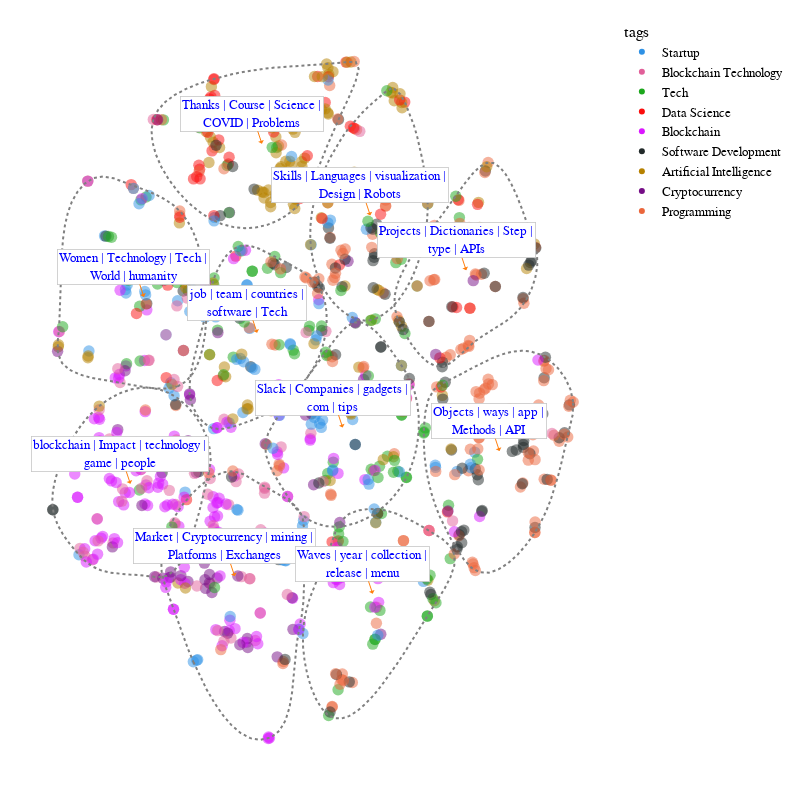

This figure's notebook cell:
### Code cell
bunka.visualize_topics(color = 'tags',
                        width=800,
                        height=800,
                        colorscale='Blues',
                        density = True,
                        label_size_ratio = 60,
                        convex_hull = True,
                        show_text = True)

### Figure 1 — Plotly figure (JSON) as saved in the notebook; plotly's stock layout.template omitted (floating-point values rounded to 4 significant figures; data arrays with more than 128 entries replaced by an {"elided": "..."} marker saying what was removed)
{"data": [{"customdata": {"elided": "1000x3x1 str values"}, "hovertemplate": "<br>%{customdata[1]}<br>tags: %{customdata[2]}", "marker": {"color": {"elided": "1000 str values"}, "opacity": 0.5, "size": 11.43}, "mode": "markers", "showlegend": false, "type": "scatter", "x": {"elided": "1000 float values"}, "y": {"elided": "1000 float values"}}, {"marker": {"color": "#2E91E5"}, "mode": "markers", "name": "Startup", "type": "scatter", "x": [null], "y": [null]}, {"marker": {"color": "#E15F99"}, "mode": "markers", "name": "Blockchain Technology", "type": "scatter", "x": [null], "y": [null]}, {"marker": {"color": "#1CA71C"}, "mode": "markers", "name": "Tech", "type": "scatter", "x": [null], "y": [null]}, {"marker": {"color": "#FB0D0D"}, "mode": "markers", "name": "Data Science", "type": "scatter", "x": [null], "y": [null]}, {"marker": {"color": "#DA16FF"}, "mode": "markers", "name": "Blockchain", "type": "scatter", "x": [null], "y": [null]}, {"marker": {"color": "#222A2A"}, "mode": "markers", "name": "Software Development", "type": "scatter", "x": [null], "y": [null]}, {"marker": {"color": "#B68100"}, "mode": "markers", "name": "Artificial Intelligence", "type": "scatter", "x": [null], "y": [null]}, {"marker": {"color": "#750D86"}, "mode": "markers", "name": "Cryptocurrency", "type": "scatter", "x": [null], "y": [null]}, {"marker": {"color": "#EB663B"}, "mode": "markers", "name": "Programming", "type": "scatter", "x": [null], "y": [null]}, {"hoverinfo": "none", "line": {"color": "grey", "dash": "dot"}, "mode": "lines", "name": "Convex Hull", "showlegend": false, "type": "scatter", "x": [-12.62, -12.4, -11.2, -9.38, -7.288, -5.284, -3.29, -0.9718, 1.648, 4.526, 7.603, 10.82, 14.1, 17.4, 20.65, 23.79, 26.76, 29.49, 31.92, 33.99, 35.66, 36.9, 37.71, 38.11, 38.08, 37.62, 36.75, 35.44, 33.73, 31.68, 29.43, 27.01, 24.47, 21.87, 19.26, 16.68, 14.18, 11.75, 9.4, 7.133, 4.943, 2.813, 0.7223, -1.35, -3.425, -5.523, -7.664, -9.823, -11.64, -12.62], "y": [-15.24, -17.99, -20.74, -23.46, -26.1, -28.61, -30.94, -32.95, -34.52, -35.6, -36.2, -36.34, -36.06, -35.37, -34.29, -32.85, -31.07, -28.97, -26.57, -23.9, -20.98, -17.89, -14.67, -11.42, -8.19, -5.061, -2.1, 0.6218, 3.065, 5.487, 8.068, 10.61, 12.86, 14.6, 15.59, 15.59, 14.5, 12.61, 10.26, 7.787, 5.451, 3.247, 1.127, -0.961, -3.066, -5.237, -7.525, -9.972, -12.56, -15.24]}, {"hoverinfo": "none", "line": {"color": "grey", "dash": "dot"}, "mode": "lines", "name": "Convex Hull", "showlegend": false, "type": "scatter", "x": [-41.58, -38.69, -36.38, -34.61, -33.33, -32.5, -32.08, -32.03, -32.31, -32.88, -33.74, -34.9, -36.38, -38.19, -40.36, -42.89, -45.74, -48.86, -52.18, -55.64, -59.17, -62.7, -66.14, -69.38, -72.32, -74.7, -76.52, -77.86, -78.8, -79.42, -79.79, -80.0, -80.12, -80.22, -80.4, -80.71, -81.18, -81.1, -79.74, -77.27, -73.96, -70.11, -66.0, -61.91, -58.12, -54.65, -51.37, -48.17, -44.91, -41.58], "y": [-0.6485, 0.6782, 2.809, 5.605, 8.925, 12.63, 16.58, 20.64, 24.67, 28.53, 32.16, 35.51, 38.54, 41.22, 43.51, 45.37, 46.88, 48.13, 49.22, 50.26, 51.32, 52.24, 52.69, 52.32, 50.85, 48.77, 46.27, 43.43, 40.28, 36.89, 33.31, 29.58, 25.78, 21.94, 18.12, 14.38, 10.79, 7.66, 5.283, 3.565, 2.367, 1.548, 0.9694, 0.4908, -0.01548, -0.5373, -0.9715, -1.213, -1.158, -0.6485]}, {"hoverinfo": "none", "line": {"color": "grey", "dash": "dot"}, "mode": "lines", "name": "Convex Hull", "showlegend": false, "type": "scatter", "x": [-36.38, -34.33, -32.03, -29.51, -26.78, -23.86, -20.78, -17.55, -14.18, -10.74, -7.922, -5.939, -4.609, -3.751, -3.185, -2.731, -2.209, -1.437, -0.5521, -0.01023, 0.2554, 0.3307, 0.3015, 0.2535, 0.2598, -0.3169, -2.362, -5.493, -9.205, -12.99, -16.48, -19.77, -23.06, -26.5, -30.04, -33.54, -36.88, -39.94, -42.6, -44.74, -46.24, -46.99, -46.85, -45.76, -44.26, -42.76, -41.3, -39.8, -38.18, -36.38], "y": [-70.65, -74.12, -77.62, -80.98, -84.06, -86.7, -88.76, -90.07, -90.5, -89.88, -88.18, -85.57, -82.27, -78.46, -74.37, -70.18, -66.11, -62.36, -58.89, -55.4, -51.85, -48.25, -44.6, -40.9, -37.16, -33.77, -31.24, -29.34, -27.75, -26.19, -24.48, -22.99, -22.2, -22.47, -23.69, -25.56, -27.94, -30.74, -33.86, -37.21, -40.71, -44.26, -47.77, -51.15, -54.45, -57.71, -60.9, -64.08, -67.31, -70.65]}, {"hoverinfo": "none", "line": {"color": "grey", "dash": "dot"}, "mode": "lines", "name": "Convex Hull", "showlegend": false, "type": "scatter", "x": [-10.65, -8.0, -5.415, -2.938, -0.6132, 1.516, 3.404, 5.007, 6.28, 7.178, 7.657, 7.644, 7.05, 5.787, 3.814, 1.516, -0.9401, -3.534, -6.243, -9.047, -11.92, -14.81, -17.66, -20.41, -22.99, -25.35, -27.39, -29.05, -30.26, -31.12, -31.81, -32.53, -33.42, -34.42, -35.44, -36.37, -37.11, -37.56, -37.62, -36.78, -35.1, -32.81, -30.15, -27.3, -24.41, -21.56, -18.77, -16.02, -13.32, -10.65], "y": [-6.839, -5.49, -3.942, -2.198, -0.263, 1.86, 4.167, 6.654, 9.318, 12.15, 15.15, 18.2, 21.11, 23.69, 25.77, 27.44, 28.83, 30.02, 31.11, 32.2, 33.35, 34.39, 35.07, 35.13, 34.33, 32.69, 30.46, 27.86, 25.13, 22.37, 19.6, 16.83, 14.07, 11.31, 8.554, 5.784, 2.993, 0.1734, -2.684, -5.47, -8.006, -10.03, -11.28, -11.54, -11.12, -10.51, -9.796, -8.966, -7.99, -6.839]}, {"hoverinfo": "none", "line": {"color": "grey", "dash": "dot"}, "mode": "lines", "name": "Convex Hull", "showlegend": false, "type": "scatter", "x": [23.75, 26.53, 29.11, 31.47, 33.6, 35.49, 37.13, 38.5, 39.59, 40.4, 40.89, 41.08, 40.94, 40.54, 39.97, 39.29, 38.49, 37.55, 36.46, 35.2, 33.77, 32.05, 29.55, 26.77, 24.13, 21.63, 19.27, 17.01, 14.83, 12.74, 10.75, 8.894, 7.207, 5.717, 4.453, 3.444, 2.72, 2.312, 2.248, 2.559, 3.256, 4.335, 5.788, 7.597, 9.732, 12.16, 14.85, 17.76, 20.79, 23.75], "y": [16.51, 17.7, 19.33, 21.36, 23.72, 26.36, 29.23, 32.27, 35.43, 38.64, 41.86, 45.02, 48.08, 51.07, 54.04, 57.03, 60.01, 62.94, 65.79, 68.53, 71.13, 73.58, 75.31, 74.01, 72.29, 70.57, 68.79, 66.9, 64.84, 62.58, 60.15, 57.57, 54.85, 52.03, 49.11, 46.14, 43.12, 40.09, 37.05, 34.04, 31.09, 28.25, 25.54, 23.04, 20.8, 18.9, 17.39, 16.36, 15.98, 16.51]}, {"hoverinfo": "none", "line": {"color": "grey", "dash": "dot"}, "mode": "lines", "name": "Convex Hull", "showlegend": false, "type": "scatter", "x": [-0.1713, -0.1126, 0.39, 1.291, 2.546, 4.109, 5.936, 7.98, 10.2, 12.56, 15.04, 17.61, 20.24, 22.91, 25.58, 28.24, 30.85, 33.39, 35.83, 38.14, 40.31, 42.31, 44.38, 46.61, 48.58, 49.84, 49.92, 48.5, 45.9, 42.73, 39.55, 36.54, 33.64, 30.75, 27.8, 24.71, 21.41, 18.05, 14.94, 12.41, 10.7, 9.426, 8.048, 6.546, 5.007, 3.519, 2.17, 1.046, 0.2369, -0.1713], "y": [-63.49, -66.93, -70.46, -73.93, -77.18, -80.06, -82.42, -84.1, -84.97, -85.06, -84.46, -83.26, -81.53, -79.39, -76.9, -74.16, -71.26, -68.29, -65.33, -62.47, -59.81, -57.39, -54.92, -52.11, -49.14, -46.21, -43.54, -41.3, -39.45, -37.86, -36.43, -35.11, -33.96, -33.02, -32.32, -31.91, -31.83, -32.19, -33.14, -34.83, -37.35, -40.3, -43.2, -46.01, -48.76, -51.51, -54.31, -57.21, -60.25, -63.49]}, {"hoverinfo": "none", "line": {"color": "grey", "dash": "dot"}, "mode": "lines", "name": "Convex Hull", "showlegend": false, "type": "scatter", "x": [89.12, 88.25, 86.5, 84.09, 81.26, 78.24, 75.13, 71.97, 68.75, 65.49, 62.2, 58.91, 55.61, 52.33, 49.08, 45.87, 43.1, 41.28, 40.25, 39.81, 39.76, 39.99, 40.49, 41.26, 42.27, 43.53, 45.01, 46.71, 48.61, 50.7, 52.99, 55.5, 58.28, 61.29, 64.43, 67.59, 70.66, 73.54, 76.12, 78.31, 80.14, 81.67, 82.96, 84.08, 85.1, 86.07, 87.08, 88.14, 88.97, 89.12], "y": [-4.617, -1.493, 1.417, 3.97, 6.024, 7.442, 8.208, 8.406, 8.124, 7.449, 6.47, 5.273, 3.947, 2.579, 1.257, 0.06145, -1.482, -4.039, -7.32, -10.96, -14.6, -18.1, -21.45, -24.67, -27.78, -30.78, -33.7, -36.53, -39.3, -42.02, -44.63, -46.73, -47.9, -48.0, -47.19, -45.63, -43.5, -40.96, -38.2, -35.36, -32.49, -29.57, -26.61, -23.6, -20.54, -17.44, -14.28, -11.06, -7.828, -4.617]}, {"hoverinfo": "none", "line": {"color": "grey", "dash": "dot"}, "mode": "lines", "name": "Convex Hull", "showlegend": false, "type": "scatter", "x": [-31.3, -30.64, -30.89, -31.92, -33.62, -35.85, -38.5, -41.43, -44.52, -47.69, -50.91, -54.13, -57.31, -60.41, -63.4, -66.23, -68.87, -71.3, -73.53, -75.58, -77.45, -79.15, -80.68, -81.95, -82.78, -83.01, -82.49, -81.21, -79.36, -77.13, -74.72, -72.29, -69.69, -66.85, -63.83, -60.69, -57.48, -54.25, -51.06, -47.97, -45.2, -42.77, -40.66, -38.82, -37.21, -35.79, -34.53, -33.39, -32.32, -31.3], "y": [-22.64, -19.67, -16.64, -13.62, -10.72, -8.035, -5.672, -3.727, -2.294, -1.395, -0.9904, -1.038, -1.496, -2.323, -3.478, -4.918, -6.602, -8.509, -10.63, -12.96, -15.49, -18.21, -21.12, -24.15, -27.21, -30.24, -33.14, -35.86, -38.41, -40.78, -42.96, -44.94, -46.44, -47.43, -48.02, -48.34, -48.49, -48.62, -48.82, -49.17, -48.8, -47.54, -45.52, -42.89, -39.8, -36.4, -32.84, -29.26, -25.81, -22.64]}, {"hoverinfo": "none", "line": {"color": "grey", "dash": "dot"}, "mode": "lines", "name": "Convex Hull", "showlegend": false, "type": "scatter", "x": [-49.61, -50.2, -49.9, -48.78, -46.97, -44.56, -41.64, -38.33, -34.73, -30.92, -27.03, -23.11, -19.25, -15.5, -11.93, -8.615, -5.611, -2.985, -0.7772, 1.099, 2.768, 4.35, 5.97, 7.749, 9.812, 12.28, 14.98, 17.22, 18.24, 17.29, 14.02, 10.45, 7.082, 3.762, 0.4526, -2.862, -6.197, -9.567, -12.99, -16.47, -20.04, -23.7, -27.47, -31.36, -35.3, -39.12, -42.63, -45.67, -48.05, -49.61], "y": [67.21, 64.49, 61.51, 58.37, 55.17, 52.03, 49.03, 46.29, 43.91, 41.99, 40.62, 39.83, 39.56, 39.78, 40.42, 41.44, 42.81, 44.46, 46.37, 48.54, 51.0, 53.76, 56.85, 60.29, 64.11, 68.32, 72.75, 76.85, 80.06, 81.8, 81.77, 81.45, 81.26, 81.1, 80.95, 80.79, 80.6, 80.37, 80.09, 79.72, 79.26, 78.68, 77.97, 77.11, 76.08, 74.85, 73.37, 71.63, 69.59, 67.21]}, {"hoverinfo": "none", "line": {"color": "grey", "dash": "dot"}, "mode": "lines", "name": "Convex Hull", "showlegend": false, "type": "scatter", "x": [43.28, 41.01, 38.63, 36.3, 34.14, 32.3, 30.92, 30.13, 30.08, 30.9, 32.37, 34.03, 36.07, 38.43, 40.99, 43.64, 46.26, 48.8, 51.28, 53.79, 56.37, 59.02, 61.69, 64.33, 66.89, 69.32, 71.57, 73.6, 75.31, 76.58, 77.25, 77.2, 76.29, 74.97, 73.56, 72.03, 70.41, 68.67, 66.82, 64.86, 62.78, 60.59, 58.29, 55.95, 53.63, 51.4, 49.31, 47.34, 45.37, 43.28], "y": [40.27, 38.01, 35.6, 33.06, 30.44, 27.76, 25.06, 22.35, 19.68, 17.08, 14.57, 12.1, 9.617, 7.353, 5.56, 4.491, 4.401, 5.364, 7.009, 8.895, 10.61, 12.05, 13.34, 14.58, 15.89, 17.39, 19.18, 21.37, 23.98, 26.86, 29.85, 32.81, 35.56, 38.43, 41.57, 44.8, 47.95, 50.83, 53.27, 55.09, 56.12, 56.17, 55.2, 53.46, 51.25, 48.85, 46.55, 44.43, 42.38, 40.27]}], "layout": {"annotations": [{"arrowcolor": "#ff7f0e", "arrowhead": 1, "bgcolor": "white", "bordercolor": "#c7c7c7", "borderpad": 1.6, "borderwidth": 0.8, "font": {"color": "blue", "family": "Courier New, monospace", "size": 13.33}, "opacity": 1, "showarrow": true, "text": "Slack | Companies | gadgets |<br>com | tips<br>", "x": 12.96, "y": -11.11}, {"arrowcolor": "#ff7f0e", "arrowhead": 1, "bgcolor": "white", "bordercolor": "#c7c7c7", "borderpad": 1.6, "borderwidth": 0.8, "font": {"color": "blue", "family": "Courier New, monospace", "size": 13.33}, "opacity": 1, "showarrow": true, "text": "Women | Technology | Tech |<br>World | humanity<br>", "x": -52.71, "y": 22.09}, {"arrowcolor": "#ff7f0e", "arrowhead": 1, "bgcolor": "white", "bordercolor": "#c7c7c7", "borderpad": 1.6, "borderwidth": 0.8, "font": {"color": "blue", "family": "Courier New, monospace", "size": 13.33}, "opacity": 1, "showarrow": true, "text": "Market | Cryptocurrency | mining |<br>Platforms | Exchanges<br>", "x": -22.7, "y": -48.93}, {"arrowcolor": "#ff7f0e", "arrowhead": 1, "bgcolor": "white", "bordercolor": "#c7c7c7", "borderpad": 1.6, "borderwidth": 0.8, "font": {"color": "blue", "family": "Courier New, monospace", "size": 13.33}, "opacity": 1, "showarrow": true, "text": "job | team | countries |<br>software | Tech<br>", "x": -15.31, "y": 12.97}, {"arrowcolor": "#ff7f0e", "arrowhead": 1, "bgcolor": "white", "bordercolor": "#c7c7c7", "borderpad": 1.6, "borderwidth": 0.8, "font": {"color": "blue", "family": "Courier New, monospace", "size": 13.33}, "opacity": 1, "showarrow": true, "text": "Skills | Languages | visualization |<br>Design | Robots<br>", "x": 22.09, "y": 42.81}, {"arrowcolor": "#ff7f0e", "arrowhead": 1, "bgcolor": "white", "bordercolor": "#c7c7c7", "borderpad": 1.6, "borderwidth": 0.8, "font": {"color": "blue", "family": "Courier New, monospace", "size": 13.33}, "opacity": 1, "showarrow": true, "text": "Waves | year | collection |<br>release | menu<br>", "x": 22.88, "y": -53.37}, {"arrowcolor": "#ff7f0e", "arrowhead": 1, "bgcolor": "white", "bordercolor": "#c7c7c7", "borderpad": 1.6, "borderwidth": 0.8, "font": {"color": "blue", "family": "Courier New, monospace", "size": 13.33}, "opacity": 1, "showarrow": true, "text": "Objects | ways | app |<br>Methods | API<br>", "x": 64.77, "y": -17.11}, {"arrowcolor": "#ff7f0e", "arrowhead": 1, "bgcolor": "white", "bordercolor": "#c7c7c7", "borderpad": 1.6, "borderwidth": 0.8, "font": {"color": "blue", "family": "Courier New, monospace", "size": 13.33}, "opacity": 1, "showarrow": true, "text": "blockchain | Impact | technology |<br>game | people<br>", "x": -57.18, "y": -25.42}, {"arrowcolor": "#ff7f0e", "arrowhead": 1, "bgcolor": "white", "bordercolor": "#c7c7c7", "borderpad": 1.6, "borderwidth": 0.8, "font": {"color": "blue", "family": "Courier New, monospace", "size": 13.33}, "opacity": 1, "showarrow": true, "text": "Thanks | Course | Science |<br>COVID | Problems<br>", "x": -13.72, "y": 61.03}, {"arrowcolor": "#ff7f0e", "arrowhead": 1, "bgcolor": "white", "bordercolor": "#c7c7c7", "borderpad": 1.6, "borderwidth": 0.8, "font": {"color": "blue", "family": "Courier New, monospace", "size": 13.33}, "opacity": 1, "showarrow": true, "text": "Projects | Dictionaries | Step |<br>type | APIs<br>", "x": 53.77, "y": 28.86}], "font": {"size": 25}, "height": 800, "legend": {"font": {"color": "black", "family": "Arial", "size": 13}, "title": {"text": "tags"}}, "margin": {"b": 16, "l": 16, "r": 16, "t": 16}, "plot_bgcolor": "white", "title": {"font": {"size": 20}}, "width": 800, "xaxis": {"showgrid": false, "showticklabels": false, "zeroline": false}, "yaxis": {"showgrid": false, "showticklabels": false, "zeroline": false}}}
